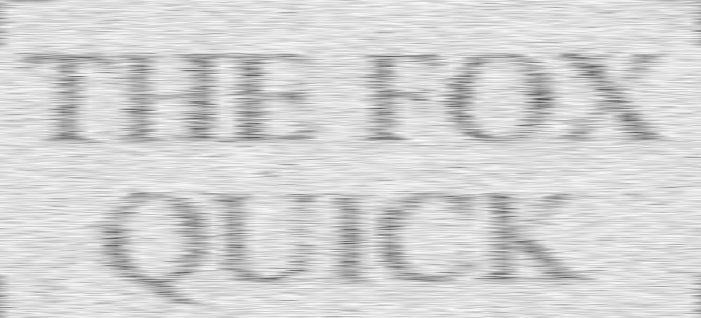
#> input picture data_alligned/sdr/1.png, 701 x 318 px, found by its file name; its folder holds only this picture in this run
$ jupyter execute 04_augment_data.ipynb
#> lines starting #> are read from the running program, lines starting #| are printed output that depends on the picture
[cell 1]
import os
import cv2
import matplotlib.pyplot as plt
# seed the pseudorandom number generator
from random import seed
from random import random
from random import randint
import numpy as np
seed(0)

[cell 2]
sdr_folder = 'data/sdr/'
orig_folder = 'data/original/'
dest_sdr_folder = 'data_augmented/sdr/'
dest_orig_folder = 'data_augmented/original/'


image_paths = []
for root, dirs, files in os.walk(sdr_folder, topdown=False):
    for name in files:
        image_paths.append(os.path.join(root, name))
#> further down, sdr_img is the input picture: shape (318, 701, 3); min 78, max 252, mean 211.8
    #for name in dirs:
     #   print(os.path.join(root, name))
dataset_size = len(image_paths)
print(dataset_size)

[cell 3]
def add_random_gaussian_blur(image):
    k_size = 2*randint(0,1)+1
    kernel = (k_size, k_size)
    dst = cv2.GaussianBlur(image,kernel,cv2.BORDER_DEFAULT)
    return dst

def add_random_median_blur(image):
    k_size = randint(0,3)
    if (k_size % 2) == 0:
        return image
    median = cv2.medianBlur(image,k_size)
    return median
def add_random_noise(image):
    row,col,ch = image.shape
    s_vs_p = 0.5
    amount = 0.004
    out = np.copy(image)
    # Salt mode
    num_salt = np.ceil(amount * image.size * s_vs_p)
    coords = [np.random.randint(0, i - 1, int(num_salt))
              for i in image.shape]
    out[coords] = 255

    # Pepper mode
    num_pepper = np.ceil(amount* image.size * (1. - s_vs_p))
    coords = [np.random.randint(0, i - 1, int(num_pepper))
              for i in image.shape]
    out[coords] = 0
    return out
def add_random_contrast(image):
    if(randint(0,1) == 0):
        return image
    lab= cv2.cvtColor(image, cv2.COLOR_BGR2LAB)
#> lab: shape (318, 701, 3); mean of channels 0, 1, 2 216.3, 128, 128
    l, a, b = cv2.split(lab)
#> a: shape (318, 701); every value is 128
    clip_limit = random()*2.0 + 1.0
    tile_grid_size = randint(6,9)

    clahe = cv2.createCLAHE(clipLimit=clip_limit, tileGridSize=(tile_grid_size,tile_grid_size))
    cl = clahe.apply(l)
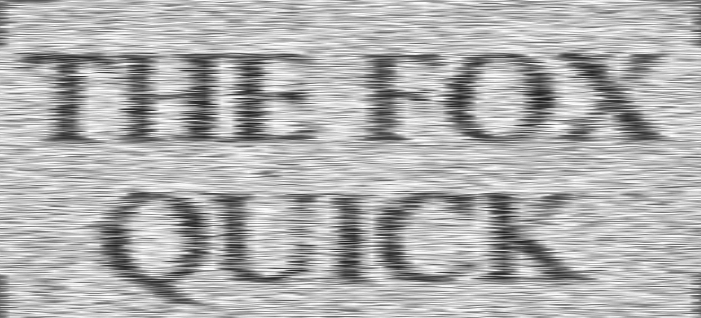
#> cl: shape (318, 701); min 25, max 254, mean 176.3
    limg = cv2.merge((cl,a,b))
#> limg: shape (318, 701, 3); mean of channels 0, 1, 2 176.3, 128, 128
    final = cv2.cvtColor(limg, cv2.COLOR_LAB2BGR)
    return final

def add_random_brightness(image):
    img = image.copy()
    brightness_factor = 0.8 + random()*0.3
    img = np.float32(img)/255.0
    img *= brightness_factor
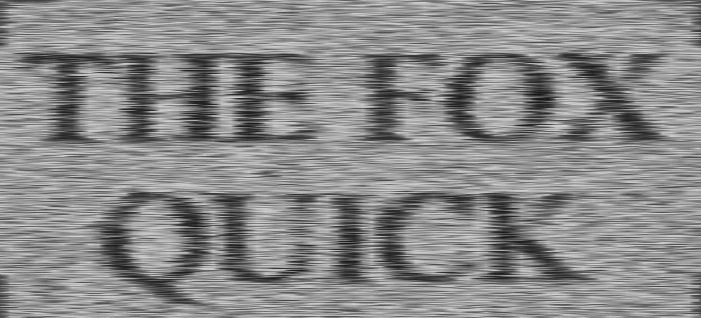
#> img: shape (318, 701, 3) float32; mean B, G, R 0.542, 0.542, 0.542
    img = np.clip(img,0.0,1.0)
    out = np.uint8(img*255)
    return out
def add_random_color_inversion(image):
    if(randint(0,1) == 0):
        return image
    return(np.uint8(255-image))

[cell 4]
k = 1
for idx in range(1, dataset_size+1):
    sdr_img = cv2.imread(sdr_folder+str(idx)+".png", 1)
    orig_image = cv2.imread(orig_folder+str(idx)+".png", 1)
    cv2.imwrite(dest_orig_folder + str(k) + ".png", orig_image)
    cv2.imwrite(dest_sdr_folder + str(k) + ".png", sdr_img)
    k += 1
    aug = add_random_contrast(sdr_img)
    aug = add_random_brightness(aug)
    aug = add_random_gaussian_blur(aug)
#> in add_random_gaussian_blur, `dst = cv2.GaussianBlur(image,kernel,cv2.BORDER_DEFAULT)`:
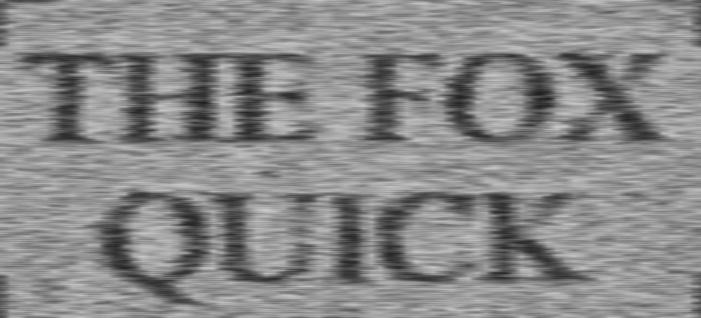
#> dst: shape (318, 701, 3); mean B, G, R 137.6, 137.6, 137.6
    aug = add_random_median_blur(aug)
    cv2.imwrite(dest_orig_folder + str(k) + ".png", orig_image)
    cv2.imwrite(dest_sdr_folder + str(k) + ".png", aug)
    k+=1
print("{} images stored".format(k))

[cell 5]
image_paths = []
for root, dirs, files in os.walk(dest_sdr_folder, topdown=False):
    for name in files:
        image_paths.append(os.path.join(root, name))
    #for name in dirs:
     #   print(os.path.join(root, name))
dataset_size = len(image_paths)
print(dataset_size)
